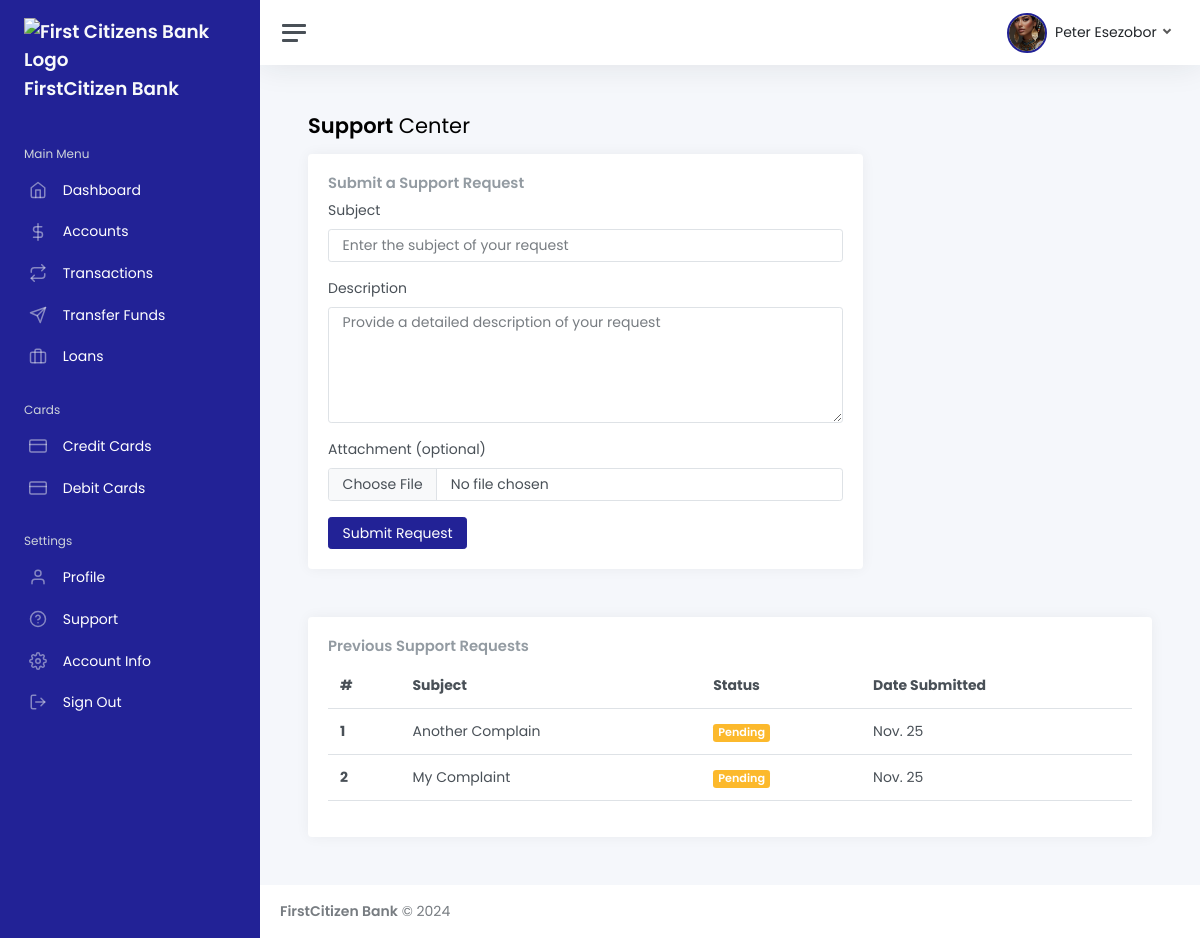
The app's page /dashboard/support/ (signed in) with its own data.
### app/models.py (models this page shows, shortened)
class CustomUser(AbstractBaseUser, PermissionsMixin):
    EMPLOYMENT_STATUS = [
        ("Employed", "Employed"),
        ("Self-employed", "Self-employed"),
        ("Unemployed", "Unemployed"),
        ("Retired", "Retired"),
    ]
    EMPLOYMENT_TYPE = [
        ("Full-time", "Full-time"),
        ("Part-time", "Part-time"),
        ("Contract", "Contract"),
        ("Temporary", "Temporary"),
    ]
    PREFERRED_ACCOUNT_TYPE = [
        ('CHECKING', 'Checking'),
        ('SAVINGS', 'SAVINGS'),
        ('MONEY MARKET', 'MONEY MARKET'),
        ('CD', 'Certificate of Deposit (CD)'),
    ]
    PREFERRED_ID_TYPE = [
        ("Driver Licence", 'Driver Licence'),
        ("National ID", 'National ID'),
        ("Passport", 'Passport'),
    ]
    GENDER_CHOICES = [
        ("Male", 'Male'),
        ("Female", 'Female'),
    ]
    MARITAL_CHOICES = [
        ("Married", 'Married'),
        ("Single", 'Single'),
        ("Divorced", 'Divorced'),
    ]
    can_apply_for_loans = models.BooleanField(default=False)
    can_apply_for_account = models.BooleanField(default=True)
    user_account_is_active = models.BooleanField(default=True)
    user_account_is_temporarily_inactive = models.BooleanField(default=False)
    marital_status = models.CharField(max_length=100, choices=MARITAL_CHOICES, blank=True, null=True)
    number_of_dependents = models.IntegerField(blank=True, null=True) # Number of Children
    otp_code =  models.CharField(max_length=100, blank=True, null=True)
    email = models.EmailField(_('email address'), unique=True)
    first_name = models.CharField(max_length=50, blank=False)  # Required
    last_name = models.CharField(max_length=50, blank=False)   # Required
    phone_number = models.CharField(max_length=15, unique=True, blank=False)  # Required
    ssn = models.CharField(max_length=500, blank=True, null=True)
    tax_identity_number = models.CharField(max_length=500, blank=True, null=True)
    date_of_birth = models.DateField(blank=True, null=True)
    bank_id = models.CharField(max_length=10, unique=True, blank=True, null=True)
    created_at = models.DateTimeField(auto_now_add=True)
    preferred_account_type = models.CharField(max_length=100, choices=PREFERRED_ACCOUNT_TYPE, blank=True, null=True)
    profile_image = models.FileField(upload_to="profile/images", blank=True, null=True)
    employment_status = models.CharField(max_length=100, choices=EMPLOYMENT_STATUS, blank=True, null=True)
    employer_name = models.CharField(max_length=200, blank=True, null=True)
    employer_phone = models.CharField(max_length=200, blank=True, null=True)
    employment_type = models.CharField(max_length=200, blank=True, null=True, choices=EMPLOYMENT_TYPE)
    job_title = models.CharField(max_length=200, blank=True, null=True)
    job_start_date = models.DateField(blank=True, null=True)
    job_end_date = models.DateField(blank=True, null=True)
    annual_income = models.CharField(max_length=300, blank=True, null=True)
    proof_of_employment = models.FileField(upload_to="identity/proof", blank=True, null=True)
    proof_of_income = models.FileField(upload_to="identity/proof", blank=True, null=True)
    address = models.TextField(blank=True, null=True)
    city = models.CharField(max_length=100, blank=True, null=True)
    state = models.CharField(max_length=100, blank=True, null=True)
    country = models.CharField(max_length=100, blank=True, null=True)
    is_usa_citizen = models.CharField(max_length=100, blank=True, null=True, default=False)
    postal_code = models.CharField(max_length=100, blank=True, null=True)
    gender =  models.CharField(max_length=100, blank=True, null=True, choices=GENDER_CHOICES, default="Male")
    dob = models.DateField(blank=True, null=True)
    government_id_type = models.CharField(max_length=200, blank=True, null=True, default=PREFERRED_ID_TYPE)
    government_id_number = models.CharField(max_length=200, blank=True, null=True)
    front_id_image = models.FileField(upload_to="identity/images", blank=True, null=True)
    back_id_image = models.FileField(upload_to="identity/images", blank=True, null=True)
    citizenship_status = models.CharField(max_length=50, choices=[
        ('US Citizen', 'US Citizen'),
        ('Non-US Citizen', 'Non-US Citizen')
    ], default='Non-US Citizen')
    date_joined = models.DateTimeField(default=timezone.now)
    is_active = models.BooleanField(default=True)
    is_staff = models.BooleanField(default=False)
    objects = CustomUserManager()
    USERNAME_FIELD = 'email'
    REQUIRED_FIELDS = ['first_name', 'last_name', 'phone_number']
    @property
    def get_profile_image_url(self):
        if self.profile_image:
            if self.profile_image.url.startswith("https"):
                return self.profile_image.url
            else:
                return "http://localhost:8000" + self.profile_image.url
        else:
            return 'https://res.cloudinary.com/daf9tr3lf/image/upload/v1725024497/undraw_profile_male_oovdba.svg'
    @property
    def get_user_fullname(self):
        return str(self.first_name).capitalize() + " " + str(self.last_name).capitalize()
    class Meta:
        verbose_name_plural = "Users"
        verbose_name = "User"

class Support(models.Model):
    STATUS = [
        ("Pending", "Pending"),
        ("Fulfilled", "Fulfilled"),
    ]
    user = models.ForeignKey(CustomUser, on_delete=models.CASCADE, null=True, blank=True)
    subject = models.CharField(max_length=400, blank=True, null=False)
    description = models.TextField(max_length=400, blank=True, null=False)
    image = models.FileField(upload_to='support/images/', null=True, blank=True)
    status = models.CharField(max_length=400, blank=True, null=False, choices=STATUS, default="Pending")
    created_at = models.DateTimeField(auto_now_add=True)
    class Meta:
        verbose_name_plural = "Support"
        verbose_name = "Support"

### app/views.py (the view)
# urls.py: path('dashboard/support/', support_page, name="support"),
@login_required
def support_page(request):
    notifications = Notification.objects.filter(user=request.user).order_by("-id")[:5]
    read_notifications = Notification.objects.filter(user=request.user).filter(is_read=True).order_by("-id")[:5]
    supports = Support.objects.filter(user=request.user).order_by("-id")[:5]
    return render(request, "dashboard/major/support_page.html", {"supports": supports,"notifications": notifications, "notification_count": notifications.count(),})

### app/templates/dashboard/major/support_page.html (shortened to what this page needs)
{% extends 'dashboard_base.html' %}
{% load static %}
{% block content %}
<main class="content">
    <div class="container-fluid p-0">
        <h1 class="h3 mb-3"><strong>Support</strong> Center</h1>
        <div class="row">
            <div class="col-lg-8">
                <div class="card">
                    <div class="card-body">
                        <h5 class="card-title">Submit a Support Request</h5>
                        <form id="supportForm">
                            <div class="mb-3">
                                <label for="subject" class="form-label">Subject</label>
                                <input type="text" class="form-control" id="subject" name="subject"
                                    placeholder="Enter the subject of your request" required>
                            </div>
                            <div class="mb-3">
                                <label for="description" class="form-label">Description</label>
                                <textarea class="form-control" id="description" name="description" rows="5"
                                    placeholder="Provide a detailed description of your request" required></textarea>
                            </div>
                            <div class="mb-3">
                                <label for="attachment" class="form-label">Attachment (optional)</label>
                                <input type="file" class="form-control" id="attachment" name="attachment">
                            </div>
                            <button type="button" class="btn btn-primary" id="submitBtn">Submit Request</button>
                        </form>
                    </div>
                </div>
            </div>
        </div>
        <div class="row mt-4">
            <div class="col-lg-12">
                <div class="card">
                    <div class="card-body">
                        <h5 class="card-title">Previous Support Requests</h5>
                        <div class="table-responsive">
                        <table class="table table-hover">
                            <thead>
                                <tr>
                                    <th class="no-wrap" scope="col">#</th>
                                    <th class="no-wrap" scope="col">Subject</th>
                                    <th class="no-wrap" scope="col">Status</th>
                                    <th class="no-wrap" scope="col">Date Submitted</th>
                                </tr>
                            </thead>
                            <tbody>
                                {% for request in supports %}
                                <tr>
                                    <th scope="row" class="no-wrap">{{ forloop.counter }}</th>
                                    <td class="no-wrap">{{ request.subject }}</td>
                                    <td class="no-wrap">
                                        <span
                                            class="badge {% if request.status == 'Pending' %} bg-warning {% elif request.status == 'Fulfilled' %} bg-success {% endif %}">
                                            {{request.status }}
                                        </span>
                                    </td>
                                    <td class="no-wrap">{{ request.created_at|date:"M. d" }}</td>
                                </tr>
                                {% empty %}
                                <tr>
                                    <td class="no-wrap" colspan="4" class="text-center">No support requests submitted yet.</td>
                                </tr>
                                {% endfor %}
                            </tbody>
                        </table>
                    </div>
                    </div>
                </div>
            </div>
        </div>
    </div>
</main>
{% endblock %}

### app/templates/dashboard/_components/navbar.html (shortened to what this page needs)
{% load static %}
<nav class="navbar navbar-expand navbar-light navbar-bg">
    <a class="sidebar-toggle js-sidebar-toggle">
        <i class="hamburger align-self-center"></i>
    </a>
    <div class="navbar-collapse collapse">
        <ul class="navbar-nav navbar-align">
            <li class="nav-item dropdown d-flex align-items-center">
                <a class="nav-link dropdown-toggle d-sm-inline-block" href="#" data-bs-toggle="dropdown">
                    <img src="{{user.get_profile_image_url}}" id="profileImageNav"
                        style="border-radius: 50%; border: 2px solid #222296; object-fit: cover;" class="avatar me-1"
                        alt="{{user.get_user_fullname}}" />
                    <span class="text-dark d-none d-sm-inline">
                        {{ user.get_user_fullname }}
                    </span>
                </a>
            </li>
        </ul>
    </div>
</nav>

### app/templates/dashboard/major/support_page.html (style rules this page uses)
.no-wrap { white-space: nowrap; }

### app/templates/dashboard_base.html (style rules this page uses)
body { font-family: "Poppins", serif !important; }
.btn-primary { background-color: rgb(34, 34, 150) !important; border: 1px solid rgb(34, 34, 150) !important; color: white !important; }

### records on screen
CustomUser: get_profile_image_url (placeholder picture), get_user_fullname "Peter Esezobor"
Support: subject "Another Complain", status "Pending", created_at "Nov. 25"
Support: subject "My Complaint", status "Pending", created_at "Nov. 25"
